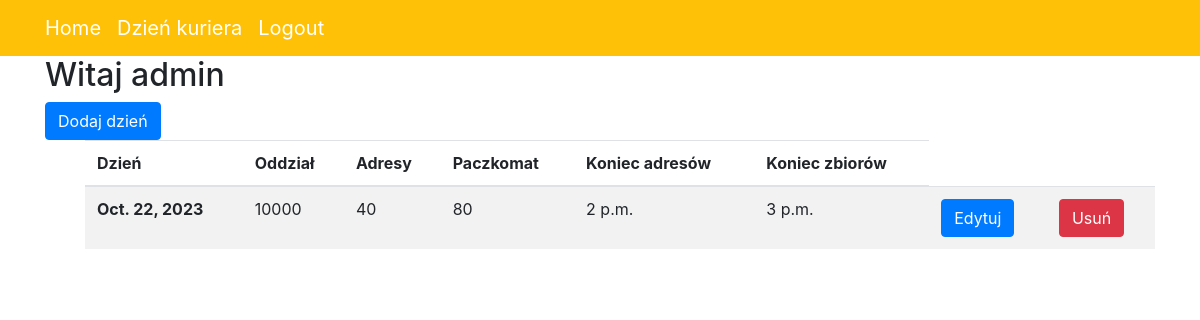
The app's page /courierday/ (signed in), older data.
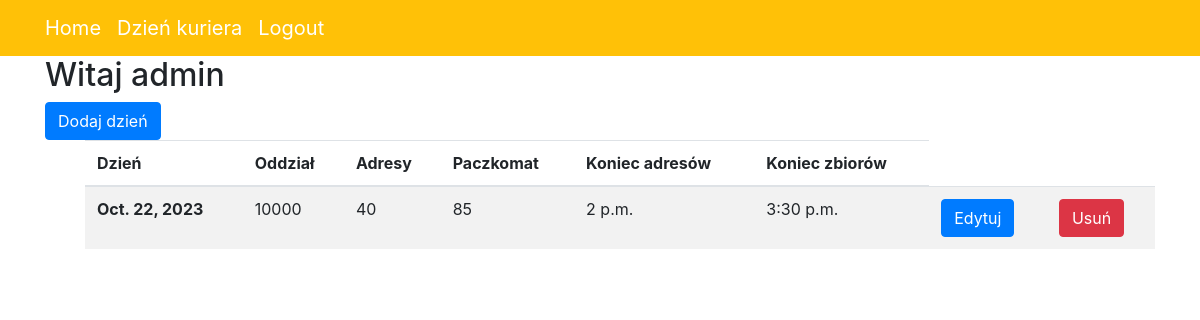
The same page, newer data.
### courier/models.py (models this page shows, shortened)
class CourierDay(models.Model):
    user_id = models.ForeignKey(User, models.SET_NULL, null=True)
    packages = models.ForeignKey('FacilityPackages', models.SET_NULL, null=True)
    adresy = models.IntegerField()
    paczkomat = models.IntegerField()
    stops_end = models.TimeField()
    pickup_end = models.TimeField()
    added = models.DateTimeField(auto_now_add=True, null=True)

class FacilityPackages(models.Model):
    date = models.DateField()
    packages = models.IntegerField()
    facility = models.ForeignKey('Facility', models.SET_NULL, null=True)

### courier/views.py (the view)
# urls.py: path('courierday/', CourierDayListView.as_view(), name='courier_day_list_view'),
class CourierDayListView(LoginRequiredMixin, View):
    def get(self, request):
        return render(
            request,
            template_name='courier_day_list_view.html',
            context={'days': CourierDay.objects.filter(user_id=request.user)}
        )

### courier/templates/courier_day_list_view.html (shortened to what this page needs)
{% extends "base.html" %}
{% block content %}
    <h2>Witaj {{ user.username }} </h2>
    <a class="btn btn-primary" href="{% url 'add_day_form' %}" role="button">Dodaj dzień</a>
    <ul>
    <table class="table table-striped">
  <thead>
    <tr>
      <th  scope="col">Dzień</th>
      <th  scope="col">Oddział</th>
      <th scope="col">Adresy</th>
      <th scope="col">Paczkomat</th>
      <th scope="col">Koniec adresów</th>
      <th scope="col">Koniec zbiorów</th>
    </tr>
  </thead>
{% for day in days %}
  <tbody>
    <tr>
      <th scope="row">{{ day.packages.date }}</th>
      <td >{{ day.packages.packages }}</td>
      <td>{{ day.adresy}}</td>
      <td>{{ day.paczkomat}}</td>
      <td>{{ day.stops_end}}</td>
      <td>{{ day.pickup_end}}</td>
        <td><a class="btn btn-primary" href="{% url 'update' day.id %}" role="button">Edytuj</a></td>
        <td><a class="btn btn-danger" href="{% url 'delete' day.id %}" role="button">Usuń</a></td>
    </tr>
  </tbody>
{% endfor %}
</table>
    </ul>
{% endblock %}

### courier/templates/base.html (shortened to what this page needs)
{% load static %}
<html {% if LANGUAGE_CODE %}lang="{{ LANGUAGE_CODE }}"{% endif %}>
  <head>
    <link rel="stylesheet" href="https://stackpath.bootstrapcdn.com/bootstrap/4.2.1/css/bootstrap.min.css">
  </head>
  <body>
    <nav class="navbar navbar-expand-lg navbar-dark bg-warning">
      <div class="container fixed">
          <a class="navbar-brand" href="/">Home</a>
          <a class="navbar-brand" href="/courierday/">Dzień kuriera</a>
          {% if user.is_authenticated %}
              <a class="navbar-brand" href="/logout/">Logout</a>
          {% else %}
              <a class="navbar-brand" href="/login/">Login</a>
              <a class="navbar-brand" href="/register/">Register</a>
          {% endif %}
      </div>
    </nav>
    <div class="container">
      <div>
        {% block content %}{% endblock %}
      </div>
    </div>
  </body>
</html>

Row changes from the older to the newer data that the page shows:
changed CourierDay: paczkomat "80" → "85"; pickup_end "3 p.m." → "3:30 p.m."
